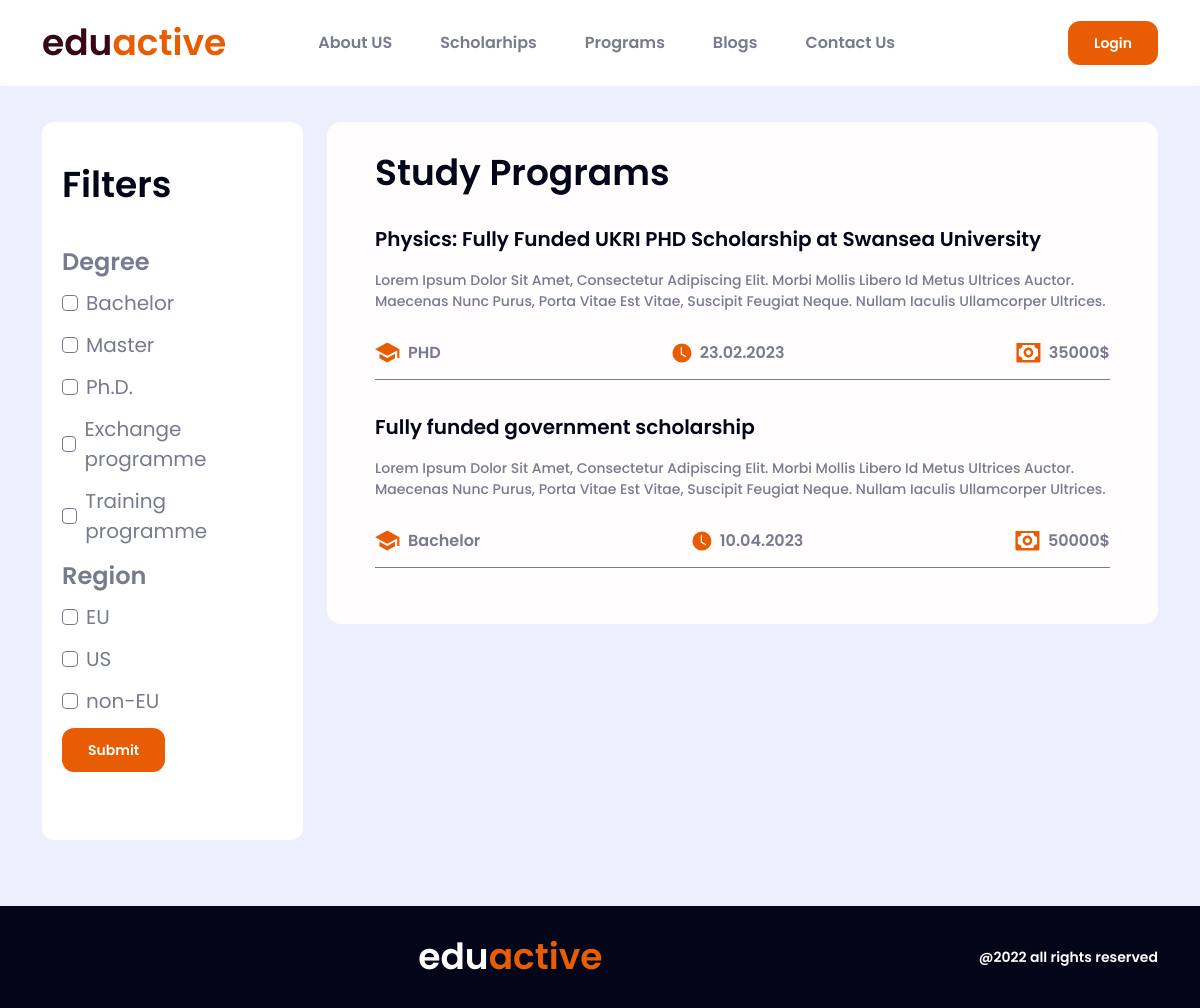
Screenshot of /pages/scholarships with the database file from the repository.
### pages/models.py (models this page shows, shortened)
class Scholarship(models.Model):
    region = models.CharField(max_length=50, blank=True, null=True,choices=REGION_CHOICES)
    country = models.CharField(max_length=50)
    degree = models.CharField(max_length=50)
    amount = models.CharField(max_length=50)
    name = models.CharField(max_length=250)
    description = models.TextField()
    eligibity = models.TextField()
    benefits = models.TextField()
    link = models.CharField(max_length=300)
    dedline = models.CharField(max_length=50,blank=True,null=True)

### pages/views.py (the view)
# urls.py: path('scholarships', scholarships, name='scholarships'),
def scholarships(request):
    scholarships = Scholarship.objects.all()
    filter_scholarship = ListingFiLtersScholarship(request.GET, queryset=scholarships)
    context = {
        'scholarships': scholarships,
        'filter_scholarship':filter_scholarship
    }
    return render(request, 'scholarships.html',context)

### templates/scholarships.html (shortened to what this page needs)
{% extends 'base.html' %}
{% load static %}
{% block main %}
    <div class="dummy-height"></div>
<main class="sections">
  <section class="scholarship">
    <div class="container">
      <div class="scholarship-wrapper">
        <div class="row">
          <div class="col-12 col-lg-4 col-xl-3">
            <div class="scholarship-filter">
              <div class="filter-heading">Filters</div>
              <div class="all-filters">
                <div class="degree-filter filterization">
                  <form method='GET'>
                    <span class="filter-title">Degree</span>
                    {% for degree in filter_scholarship.form.degree %}
                    <div class="form-check d-flex align-items-center">
                        {{degree.tag}}
                        <label class="form-check-label" for="{{degree.id_for_label}}">{{degree.choice_label}}
                        </label>
                    </div>
                    {% endfor %}
                    <span class="filter-title">Region</span>
                    {% for  region in filter_scholarship.form.region  %}
                    <div class="form-check d-flex align-items-center">
                      {{region.tag}}
                      <label class="form-check-label" for="{{region.id_for_label}}">{{region.choice_label}}
                      </label>
                    </div>
                    {% endfor %}
                    <button class="cs-btn login-link" type='submit'>Submit</button>
                  </form>
                </div>
              </div>
            </div>
          </div>
          <div class="col-12 col-lg-8 col-xl-9">
            <div class="study-program-wrapper overflow-hidden position-relative">
              <div class="study-programs">
                    <div class="study-programs-heading">
                      Study Programs
                    </div>
                    <div class="study-programs-list">
                      {% for scholarship in filter_scholarship.qs %}
                      <a class="text-decoration-none" href="{%url 'scholarship_detail' scholarship.id%}">
                        <div class="study-program-list-item">
                          <h4 class="program-title">
                            {{scholarship.name}}
                          </h4>
                          <p class="program-desc">
                            {{scholarship.description}}
                          </p>
                          <div
                            class="program-details d-flex align-items-center justify-content-between flex-wrap"
                          >
                            <div class="program-degree d-flex align-items-center">
                              <img
                                src="{% static 'assets/css/icons/others/degree.svg' %}"
                                alt="Program Degree"
                              />
                              <span>{{scholarship.degree}}</span>
                            </div>
                            <div class="program-time d-flex align-items-center">
                              <img
                                src="{% static 'assets/css/icons/others/time.svg' %}"
                                alt="Program Degree"
                              />
                              <span>{{scholarship.dedline}}</span>
                            </div>
                            <div class="program-money d-flex align-items-center">
                              <img
                                src="{% static 'assets/css/icons/others/money.svg' %}"
                                alt="Program Degree"
                              />
                              <span>{{scholarship.amount}}</span>
                            </div>
                          </div>
                        </div>
                      {% endfor %}
                    </div>
              </div>
            </div>
          </div>
        </div>
      </div>
    </div>
  </section>
</main>
{% endblock main %}

### static/assets/css/styles.css (style rules this page uses)
:root { --eduactive-color-1: #370617; --eduactive-color-2: #e85d04; --black: #020618; --gray-soft: #edeffd; --gray: #787b8e; --gray-2: #424349; --gray-3: #3c373a; --gray-4: #292a2f; --white: #fffdfd; --white-2: #fbfbfd; --system-right: #138610; --system-wrong: #e01515; --system-wrong-2: #d00000; --system-issue: #ffba08; --transition: all 300ms ease-out; }
body { background: var(--white); }
.cs-btn { border: 2px solid transparent; border-radius: 12px; padding: 8px 24px; font: 14px Poppins-SemiBold; line-height: 24px; text-align: center; background-color: var(--eduactive-color-2); color: var(--white); transition: var(--transition); cursor: pointer; text-decoration: none; }
.dummy-height { height: 86px; }
.scholarship { padding: 36px 0 50px 0; background-color: var(--gray-soft); min-height: 90vh; }
.scholarship-filter { background: #ffffff; border-radius: 12px; padding: 36px 20px; margin-bottom: 16px; }
.filter-heading { font: 36px Poppins-SemiBold; line-height: 54px; color: var(--black); margin-bottom: 32px; }
.filter-title { font: 24px Poppins-SemiBold; line-height: 36px; color: var(--gray); display: inline-block; margin-bottom: 8px; }
.all-filters .filterization { margin-bottom: 32px; }
.all-filters .form-check { margin-bottom: 12px; }
.all-filters .form-check-input { margin-top: 0; cursor: pointer; border: 1px solid #787b8e; border-radius: 4px; transition: var(--transition); }
.all-filters .form-check-label { cursor: pointer; padding-left: 8px; font: 20px Poppins-Regular; line-height: 30px; color: var(--gray); transition: var(--transition); }
.study-programs { background: #fffdfd; border-radius: 14px; padding: 24px 48px; overflow: hidden; }
.study-programs-heading { font: 36px Poppins-SemiBold; line-height: 54px; color: var(--black); text-transform: capitalize; margin-bottom: 24px; }
.study-program-list-item { margin-bottom: 32px; border-bottom: 1px solid #787b8e; padding-bottom: 16px; }
.program-title { font: 20px Poppins-SemiBold; line-height: 30px; color: var(--black); padding: 0; margin-bottom: 16px; text-overflow: ellipsis; white-space: nowrap; overflow: hidden; }
.program-desc { font: 14px Poppins-Medium; line-height: 21px; color: var(--gray); margin: 0 0 32px 0; padding: 0; height: 40px; overflow: hidden; text-overflow: ellipsis; -webkit-line-clamp: 2; -webkit-box-orient: block-axis; display: webkit-box; }
.program-degree span { font: 16px Poppins-SemiBold; line-height: 20px; color: var(--gray); padding-left: 8px; }
.program-degree img { width: 25px; height: 21px; -o-object-fit: cover; object-fit: cover; }
.program-time span { font: 16px Poppins-SemiBold; line-height: 20px; color: var(--gray); padding-left: 8px; }
.program-time img { width: 20px; height: 20px; -o-object-fit: cover; object-fit: cover; }
.program-money span { font: 16px Poppins-SemiBold; line-height: 20px; color: var(--gray); padding-left: 8px; }
.program-money img { width: 25px; height: 20px; -o-object-fit: cover; object-fit: cover; }

### rows the page displays
Scholarship: name "Physics: Fully Funded UKRI PHD Scholarship at Swansea University", description "Lorem Ipsum Dolor Sit Amet, Consectetur Adipiscing Elit. Morbi Mollis Libero Id Metus Ultrices Auctor. Maecenas Nunc Purus, Porta Vitae Est Vitae, Suscipit Feugiat Neque. Nullam Iaculis Ullamcorper…", degree "PHD", dedline "23.02.2023", amount "35000$"
Scholarship: name "Fully funded government scholarship", description "Lorem Ipsum Dolor Sit Amet, Consectetur Adipiscing Elit. Morbi Mollis Libero Id Metus Ultrices Auctor. Maecenas Nunc Purus, Porta Vitae Est Vitae, Suscipit Feugiat Neque. Nullam Iaculis Ullamcorper…", degree "Bachelor", dedline "10.04.2023", amount "50000$"

### other values shown
{{ degree.choice_label }} "Bachelor" "Master" "Ph.D." "Exchange programme" "Training programme"
{{ region.choice_label }} "EU" "US" "non-EU"
